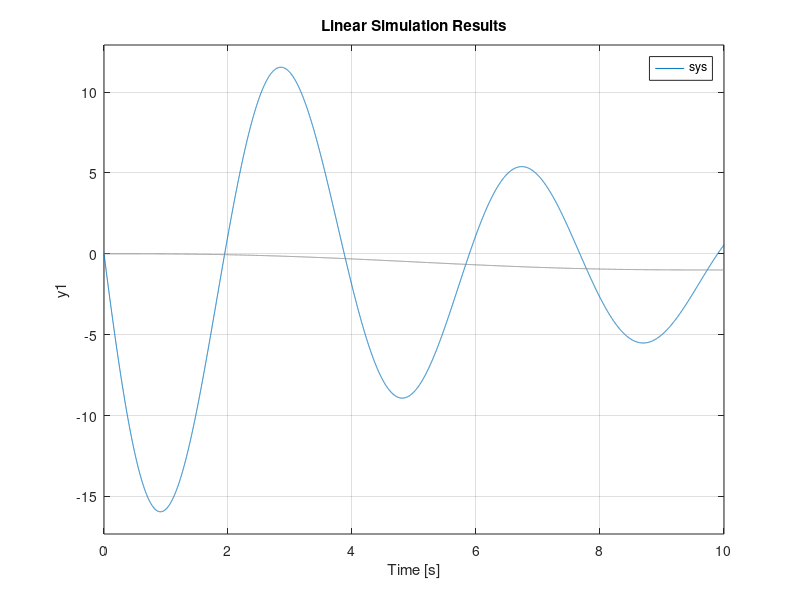

Write MATLAB code to recreate this figure.
clear; close all; 

% Constanten
cam = load('Geometrie_e.mat');
%rise pas aan
rise=3;
k_f = 10; 
k_s = 0;
m = 3;%18?
dzeta = 0.1;
omega = pi;
omega_n = sqrt( (k_f+k_s)/m);
% welke rise?
if (rise == 1) % waardes uit tabel slide 24
    beta = 75; % aanpassen voor verschillende rise
    N = 4;
    Q = 24*35;
elseif (rise == 2)
    beta = 60;
    N = 3;
    Q = 60;
elseif (rise == 3)
    beta = 80;
    N = 3; 
    Q = 60;
end
t_n = 2*pi/omega_n;
t_1 = 2*pi/180 * beta / omega;
lambda = t_1/t_n; % lambda is zeer klein <<10 dus benadering niet geldig
dzeta*lambda - 0.75 %moet groter zijn dan nul anders is benadering slecht
% het ziet er naar uit dat we numeriek gaan moeten uitwerken 
% k_f kiezen zodat er aan de benaderingsvoorwaarde voldaan wordt
k_f = 2*pi*m*.75/t_1/dzeta -k_s


theta = cam.S;
theta_dot  = cam.V;
t= 0:0.001:t_1; % in seconden
tau =  0:(1/800):10;%t/t_1;  %

A_max = Q/(2*pi*lambda)^N


%% numerieke analyse
teller = (2*pi*lambda)^2;
noemer = [1, 2*dzeta*(2*pi*lambda), (2*pi*lambda)^2];
sys = tf(teller, noemer);

theta_3 = theta(200e2:280e2);
theta_init = [theta(200e2) theta_dot(200e2)];
lsim(sys,theta_3/30-1,tau, theta_init)



    
